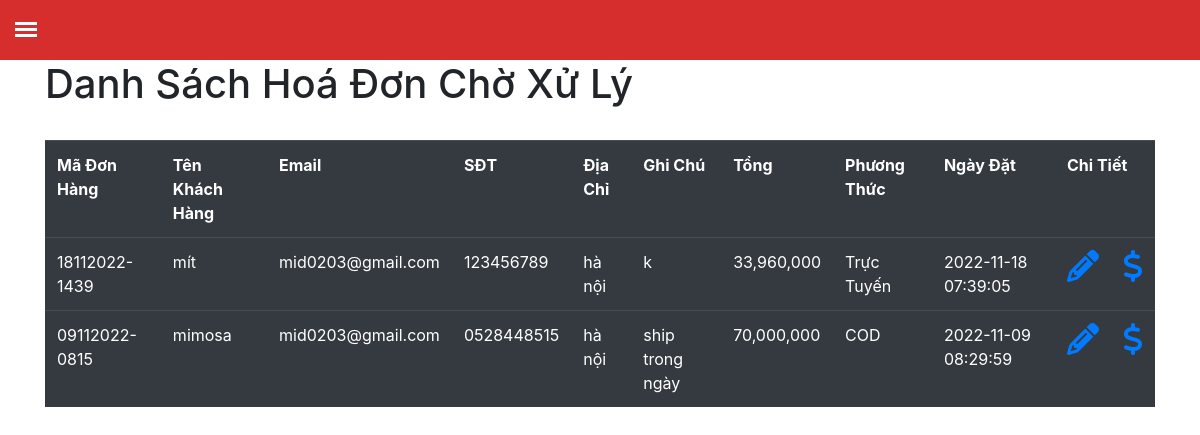
Page /BillController/Handle (signed in) on the committed database.
### tables this page shows
CREATE TABLE `don_hang` (
  `ma_don_hang` varchar(20) NOT NULL,
  `ten_nguoi_dat` varchar(40) NOT NULL,
  `email_nguoi_nhan` varchar(40) NOT NULL,
  `sdt_nguoi_nhan` varchar(11) NOT NULL,
  `dc_nguoi_nhan` varchar(40) NOT NULL,
  `ghi_chu` text NOT NULL,
  `phuong_thuc` varchar(20) NOT NULL,
  `tong` varchar(20) NOT NULL,
  `trang_thai` varchar(15) NOT NULL,
  `create_at` timestamp NOT NULL DEFAULT current_timestamp() ON UPDATE current_timestamp()
);

### admin/Core/BaseController.php (called while the page is built, shortened)
<?php
class BaseController
{
    public function view($viewFile , $view, $data=[])
    {
        require_once './admin/Views/'.$viewFile.'/'.$view.'.php';
    }
}

### admin/Controllers/BillController.php (called while the page is built, shortened)
<?php
class BillController extends BaseController
{
    protected $billModel;
    public function __construct()
    {
        $this->billModel = new BillModel;
    }
    public function Handle()
    {
        $this->main_content = $this->billModel->getTableHandle();
        $this->view('Bill', 'handle', $this->main_content);
    }
}

### admin/Core/App.php (called while the page is built, shortened)
<?php
class App
{
    protected $controller = 'UserHomeController';
    protected $action = 'Index';
    function __construct()
    {
        $url = $this->XuLy_Url();
        if (file_exists("./admin/Controllers/" . $url[0] . ".php")) {
            $this->controller = $url[0];
            unset($url[0]);
        }
        else {
            require_once './admin/Controllers/404.php';
        }
        if (isset($url[1])) {
            if (method_exists($this->controller, $url[1])) {
                $this->action = $url[1];
            }
            unset($url[1]);
        }
        $this->param = $url ? array_values($url) : [];
         call_user_func_array([new $this->controller, $this->action], $this->param);
    }
    public function XuLy_Url()
    {
        if (isset($_GET['url'])) {
            return explode("/", filter_var(trim($_GET["url"], "/")));
        }
    }
}

### index.php (called while the page is built, shortened)
<?php
$myApp = new App();

### admin/DB/Database.php (called while the page is built, shortened)
<?php
    class Database {
        protected $connect;
        protected function connection(){
            try {
                $this->connect = new PDO(Database::DB_DSN, Database::USERNAME, Database::PASSWORD);
              } catch (PDOException $e) {
                die("Kết nối CSDL theo PDO thất bại: " . $e->getMessage());
              }
              return $this->connect;
            }
    }

### admin/Models/BillModel.php (called while the page is built, shortened)
<?php
class BillModel extends BaseModel
{
    public function getTableHandle()
    {
        $sql_obj = $this->connect->prepare("SELECT * FROM don_hang WHERE trang_thai = 'chờ xử lý' ORDER BY create_at DESC ");
        $arr_select = [];
        $sql_obj->execute($arr_select);
        $result = $sql_obj->fetchAll(PDO::FETCH_ASSOC);
        return $result;
    }
}

### admin/Views/Bill/handle.php (the view)
<div class="container">
    <div class="product">
     <h1>Danh Sách Hoá Đơn Chờ Xử Lý </h1>
     <br>
     <table class="table table-dark table-hover">
       <tr>
         <th>Mã Đơn Hàng</th>
         <th>Tên Khách Hàng</th>
         <th>Email</th>
         <th>SĐT</th>
         <th>Địa Chỉ</th>
         <th>Ghi Chú</th>
         <th>Tổng</th>
         <th>Phương Thức</th>
         <th>Ngày Đặt</th>
         <th colspan="2">Chi Tiết</th>
       </tr>
       <?php foreach ($data as $r) : ?>
         <tr>
           <td><?php echo $r['ma_don_hang'] ?></td>
           <td><?php echo $r['ten_nguoi_dat'] ?></td>
           <td><?php echo $r['email_nguoi_nhan'] ?></td>
           <td><?php echo $r['sdt_nguoi_nhan'] ?></td>
           <td><?php echo $r['dc_nguoi_nhan'] ?></td>
           <td><?php echo $r['ghi_chu'] ?></td>
           <td><?php echo number_format($r['tong'])  ?></td>
           <td><?php echo $r['phuong_thuc'] ?></td>
           <td><?php echo $r['create_at'] ?></td>
           <td><a href="<?php echo DIR_HTTP ?>/BillController/Detail?id=<?php echo $r['ma_don_hang'] ?>"><i class="fa fa-pencil fa-2x"></i></a></td>
           <td><a onclick="return confirm('bạn có muốn xử lý đơn hàng này không ?')" href="<?php echo DIR_HTTP ?>/BillController/BillHandle?id=<?php echo $r['ma_don_hang'] ?>"><i class="fa-solid fa-dollar-sign fa-2x"></i></a></td>
         </tr>
       <?php endforeach; ?>
     </table>
   </div>
   </div>

### admin/assets/css/style.css (style rules this page uses)
html, body { overflow-x: hidden; height: 100%; }

### admin/assets/css/css.css (style rules this page uses)
.product { padding-top: 60px; }

### rows in the picture
don_hang: ma_don_hang "18112022-1439", ten_nguoi_dat "mít", email_nguoi_nhan "mid0203@gmail.com", sdt_nguoi_nhan "123456789", dc_nguoi_nhan "hà nội", ghi_chu "k", tong "33,960,000", phuong_thuc "Trực Tuyến", create_at "2022-11-18 07:39:05"
don_hang: ma_don_hang "09112022-0815", ten_nguoi_dat "mimosa", email_nguoi_nhan "mid0203@gmail.com", sdt_nguoi_nhan "0528448515", dc_nguoi_nhan "hà nội", ghi_chu "ship trong ngày", tong "70,000,000", phuong_thuc "COD", create_at "2022-11-09 08:29:59"
